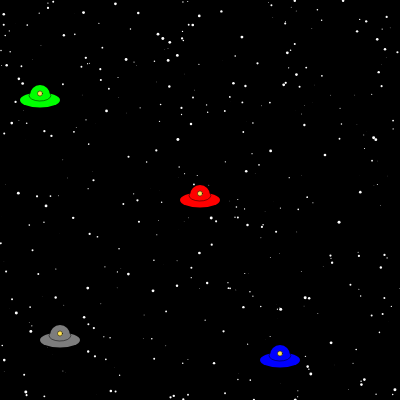
Frame 1 (no input)
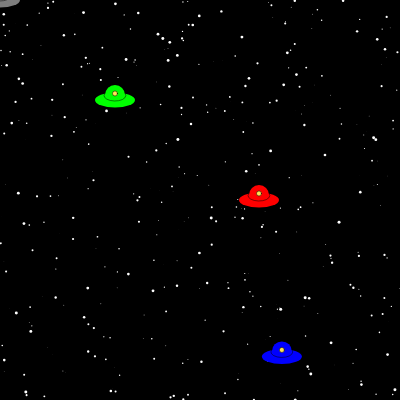
Frame 60 (no input)
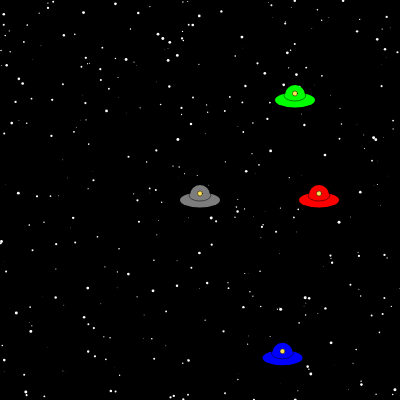
Frame 120 (the mouse pressed at the canvas centre since frame 60)

The p5.js sketch that drew these frames (run headless with seeded random() and noise() and a simulated clock; from frame 60 on, the mouse is pressed at the canvas centre):

// p5.js sketch
// ── sketch.js
/*
Art 101 - 1.5 Classes - Example
Spring 2021 - Thompto
*/

//Create variable for UFOs
let myUfo;
let myUfo2;
let myUfo3;
let myUfo4;

//Create array for stars
let myStar = [];

//Create varible for key trigger
let keyTrig = 0;


/*
In setup(), we will create the desired instances of my UFO and Star classes.
In total, we will create 4 instances of the UFO class and 400 of the Star class.
*/

function setup() {
  
//Setup environment 
  createCanvas(400, 400);
  frameRate(60);
  noCursor();
  background(0);
  angleMode(DEGREES);
  
//Create all UFOs
  
  //Red UFO
  myUfo = new Ufo(color(255, 0, 0), width*(0.5), height*(0.5), 1);
  //Green UFO
  myUfo2 = new Ufo(color(0, 255, 0), width*(0.1), height*(0.25), -3);
  //Blue UFO
  myUfo3 = new Ufo(color(0, 0, 255), width*(0.7), height*(0.9), 1);
  //Grey UFO
  myUfo4 = new Ufo(color(125, 125 ,125), width*(0.15),height*(0.85), 1);
  
//Create all stars
  for (let i = 0; i < 400; i++) {
    myStar[i] = new star(random(0,width),random(0, height), random(0,3), random(-0.5,0.5), random(-0.5,0.5));
  }
} //end of setup()


/*
In the draw() function, we will be calling my display and movement functions
for each class. This are display(), move(), follower(), ramble(), and ramble2() 
for the UFOs and display() and shoot() for the stars. 
*/

function draw() {
//Refresh screen (required for smooth animation)
  background(0);
  
//Display all stars
  for (let i = 0; i < 400; i++) {
    myStar[i].display();
  }
  
//Display all UFOs

//Red UFO
  myUfo.display();
//Green UFO
  myUfo2.display();
//Blue UFO
  myUfo3.display();
//Grey UFO
  myUfo4.display();

//Movement of all UFOs
  myUfo.move();
  myUfo2.move();
  myUfo4.follower();
  myUfo3.ramble();

//Add ramble to the red UFO if a key is pressed.
  if (keyTrig === 1) {
    myUfo.ramble2();
  }
  
//Make every 10th star move
  for (let i = 0; i < 400; i++) {
    if(i % 10 == 0) {
      myStar[i].shoot();
    }
  }
} // end of draw()


//Trigger for turning the ramble function on and off by pressing "a".
function keyPressed() {
  if (key === 'a') {
    if (keyTrig === 0) {
      keyTrig = 1;
    } else {
      keyTrig = 0;
    }
  }
}


/*
Code for the UFO class.
Contains the constructor and all functions.
*/

class Ufo {
  
/*
The constructor function inside of a class creates the instance of the object
itself. You can think of it as a setup() function for the Ufo class only. It is 
where you will convert the passed in paramters into local varibles. 
*/
  
//Function to setup UFO class.
  constructor(c, xpos, ypos, xspeed) {
    this.c = c;
    this.xpos = xpos;
    this.ypos = ypos;
    this.xspeed = xspeed;
  }

/*  
After the constructor you can create your object level functions. In other words,
the functions you want to create the are specific to your object. 
*/

//Function to draw our UFO
  display() {
    noStroke();
    fill(this.c);
    ellipse(this.xpos, this.ypos-5, 20, 20)
    ellipse(this.xpos, this.ypos, 40, 15);
    fill(255, 227, 84);
    stroke(0);
    strokeWeight(0.5);
    ellipse(this.xpos, this.ypos-6.5, 5, 5);
    noFill();
    arc(this.xpos, this.ypos-4.5, 22, 11, -10, 190);
  }

//Function to the UFO left and right based on the xspeed parameter.
  move() {
    this.xpos = this.xpos + this.xspeed;
    //Reverse speed when UFO reaches the edge of the screen
    if (this.xpos > width+10 || this.xpos < -10) {
      this.xspeed = this.xspeed*-1;
    } 
  }
  
//Function to make the UFO ramble around the screen.
  ramble() {
    this.xpos = this.xpos + random(-1, 1)*this.xspeed;
    this.ypos = this.ypos + random(-1, 1)*this.xspeed;
    //Ensure UFO doesn't go off screen
    this.xpos = constrain(this.xpos, 0, width);
    this.ypos = constrain(this.ypos, 0, height);
  }
  
//Alternative ramble function impacting only the y dimension.
  ramble2() {
    this.ypos = this.ypos + random(-1, 1)*this.xspeed;
    this.ypos = constrain(this.ypos, 0, height);
  }
  
//Function to make the UFO follow the mouse position.
  follower() {
    this.xpos = mouseX;
    this.ypos = mouseY;
  }
} // end of UFO class 


/*
Code for the star class.
Contains the constructor and all functions.
*/

class star {
  
/*
You will notice here that I use some of the same variable and function names.
I am able to do this for variables because each instance of a class generates 
a new set of variables for that instance. I am able to do that with functions
because when I call an instance of a class, it references only the functions
defined within that class. 

In other words, display() means something different for a UFO than it does for
a star.
*/
  
//Function to setup star class.
  constructor(xpos, ypos, size, xspeed, yspeed) {
    this.xpos = xpos;
    this.ypos = ypos;
    this.size = size;
    this.xspeed = xspeed;
    this.yspeed = yspeed;
  }
  
//Function to display a star.
  display() {
    noStroke();
    fill(255);
    ellipse(this.xpos, this.ypos, this.size)
  }
  
//Function to move a star.
  shoot() {
    this.xpos = this.xpos + this.xspeed;
    this.ypos = this.ypos + this.yspeed;
    //Reverse direction once star is off screen.
    if (this.xpos > width+20 || this.xpos < -20) {
      this.xspeed = this.xspeed*-1
    } 
    if (this.ypos > height+20 || this.xpos < -20) {
      this.yspeed = this.yspeed*-1;
    }
  }
} // end of star class
// ── style.css
html, body {
  margin: auto;
  padding: 50;
}
canvas {
  display: block;
}
